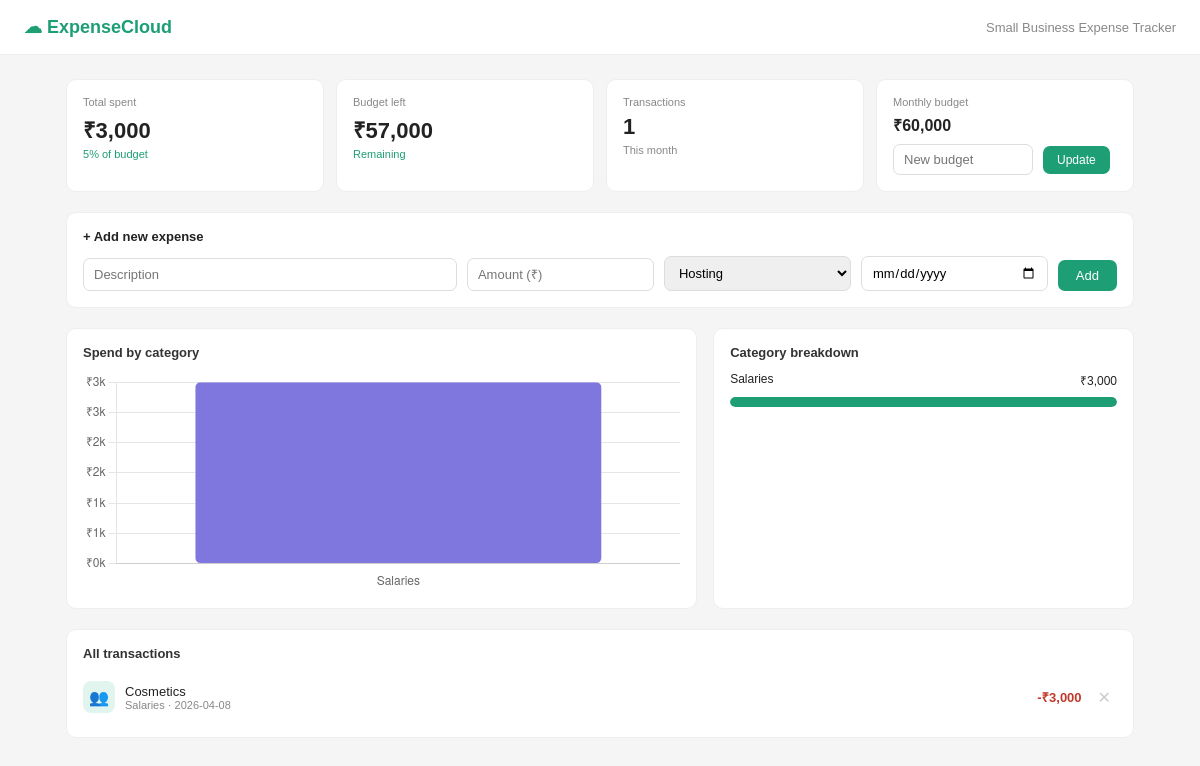
The page / on the database its author committed.
### tables this page shows
CREATE TABLE budget (
        id INTEGER PRIMARY KEY,
        amount REAL NOT NULL
    );

CREATE TABLE expenses (
        id INTEGER PRIMARY KEY AUTOINCREMENT,
        description TEXT NOT NULL,
        amount REAL NOT NULL,
        category TEXT NOT NULL,
        date TEXT NOT NULL
    );

### app.py (the view)
@app.route('/')
def dashboard():
    conn = get_db()
    expenses = conn.execute('SELECT * FROM expenses ORDER BY date DESC').fetchall()
    budget = conn.execute('SELECT amount FROM budget WHERE id=1').fetchone()[0]
    total = sum(e['amount'] for e in expenses)
    conn.close()
    cat_totals = {}
    for e in expenses:
        cat_totals[e['category']] = cat_totals.get(e['category'], 0) + e['amount']
    return render_template('dashboard.html',
        expenses=expenses, budget=budget,
        total=total, left=budget-total,
        cat_totals=cat_totals)

### app.py (called while the page is built)
def get_db():
    conn = sqlite3.connect(DB)
    conn.row_factory = sqlite3.Row
    return conn

### templates/dashboard.html (shortened to what this page needs)
<!DOCTYPE html>
<html>
<head>
</head>
<body>
<div class="topbar">
  <h1>&#9729; ExpenseCloud</h1>
  <span style="font-size:13px;color:#888;">Small Business Expense Tracker</span>
</div>
<div class="container">
  <div class="metrics">
    <div class="mcard">
      <div class="label">Total spent</div>
      <div class="value">&#8377;{{ "{:,.0f}".format(total) }}</div>
      <div class="sub {{ 'red' if total > budget else 'green' }}">
        {{ "%.0f"|format(total/budget*100) }}% of budget
      </div>
    </div>
    <div class="mcard">
      <div class="label">Budget left</div>
      <div class="value">&#8377;{{ "{:,.0f}".format([left,0]|max) }}</div>
      <div class="sub {{ 'red' if left < 0 else 'green' }}">
        {{ 'Over budget!' if left < 0 else 'Remaining' }}
      </div>
    </div>
    <div class="mcard">
      <div class="label">Transactions</div>
      <div class="value">{{ expenses|length }}</div>
      <div class="sub" style="color:#888">This month</div>
    </div>
    <div class="mcard">
      <div class="label">Monthly budget</div>
      <div class="value" style="font-size:16px;">&#8377;{{ "{:,.0f}".format(budget) }}</div>
      <form class="budget-form" method="POST" action="/budget">
        <input name="budget" type="number" placeholder="New budget">
        <button type="submit">Update</button>
      </form>
    </div>
  </div>
  <div class="add-form">
    <h3>+ Add new expense</h3>
    <form method="POST" action="/add">
      <div class="form-row">
        <input name="description" placeholder="Description" required>
        <input name="amount" type="number" placeholder="Amount (₹)" required min="1">
        <select name="category">
          <option>Hosting</option><option>Marketing</option>
        </select>
        <input name="date" type="date" required>
        <button type="submit">Add</button>
      </div>
    </form>
  </div>
  <div class="row2">
    <div class="card">
      <h3>Spend by category</h3>
      <div style="position:relative;height:220px;">
        <canvas id="barChart" role="img" aria-label="Bar chart of expenses by category">Expenses by category.</canvas>
      </div>
    </div>
    <div class="card">
      <h3>Category breakdown</h3>
      {% for cat, val in cat_totals.items()|sort(attribute='1', reverse=True) %}
      <div style="margin-bottom:10px;">
        <div style="display:flex;justify-content:space-between;font-size:12px;margin-bottom:3px;">
          <span>{{ cat }}</span><span>&#8377;{{ "{:,.0f}".format(val) }}</span>
        </div>
        <div class="progress">
          <div class="progress-bar" style="width:{{ (val/total*100)|int if total else 0 }}%;background:#1D9E75;"></div>
        </div>
      </div>
      {% endfor %}
    </div>
  </div>
  <div class="card">
    <h3>All transactions</h3>
    {% if expenses %}
      {% for e in expenses %}
      <div class="txn">
        <div class="txn-icon" style="background:#E1F5EE;">
          {% if e.category == 'Hosting' %}☁
          {% elif e.category == 'Marketing' %}📣
          {% elif e.category == 'Salaries' %}👥
          {% elif e.category == 'Utilities' %}⚡
          {% elif e.category == 'Transport' %}🚗
          {% else %}📦{% endif %}
        </div>
        <div class="txn-desc">
          <div class="name">{{ e.description }}</div>
          <div class="meta">{{ e.category }} · {{ e.date }}</div>
        </div>
        <div class="txn-amt">-&#8377;{{ "{:,.0f}".format(e.amount) }}</div>
        <a href="/delete/{{ e.id }}"><button class="del-btn">✕</button></a>
      </div>
      {% endfor %}
    {% else %}
      <p style="text-align:center;color:#aaa;padding:20px;">No expenses yet. Add one above!</p>
    {% endif %}
  </div>
</div>
<script>
  const categoryTotals = JSON.parse('{{ cat_totals|default({})|tojson|safe }}');
  const cats = Object.keys(categoryTotals || {});
  const vals = Object.values(categoryTotals || {});
  const colors = {'Hosting':'#1D9E75','Marketing':'#378ADD','Salaries':'#7F77DD','Utilities':'#EF9F27','Transport':'#D85A30','Other':'#888780'};
  new Chart(document.getElementById('barChart'), {
    type: 'bar',
    data: { labels: cats, datasets: [{ data: vals, backgroundColor: cats.map(c=>colors[c]||'#aaa'), borderRadius: 5, borderSkipped: false }] },
    options: { responsive: true, maintainAspectRatio: false, plugins: { legend: { display: false } },
      scales: { x: { grid: { display: false } }, y: { ticks: { callback: v => '₹'+Math.round(v/1000)+'k' } } } }
  });
</script>
</body>
</html>

### templates/dashboard.html (style rules this page uses)
* { box-sizing:border-box;margin:0;padding:0;font-family:sans-serif; }
body { background:#f5f5f5;color:#222; }
.topbar { background:#fff;padding:16px 24px;border-bottom:1px solid #eee;display:flex;justify-content:space-between;align-items:center; }
.topbar h1 { font-size:18px;color:#1D9E75; }
.container { max-width:1100px;margin:24px auto;padding:0 16px; }
.metrics { display:grid;grid-template-columns:repeat(4,1fr);gap:12px;margin-bottom:20px; }
.mcard { background:#fff;border-radius:10px;padding:16px;border:1px solid #eee; }
.mcard .label { font-size:11px;color:#888;margin-bottom:6px; }
.mcard .value { font-size:22px;font-weight:600; }
.mcard .sub { font-size:11px;margin-top:4px; }
.row2 { display:grid;grid-template-columns:1.5fr 1fr;gap:16px;margin-bottom:20px; }
.card { background:#fff;border-radius:10px;padding:16px;border:1px solid #eee; }
.card h3 { font-size:13px;font-weight:600;margin-bottom:12px;color:#333; }
.txn { display:flex;align-items:center;gap:10px;padding:8px 0;border-bottom:1px solid #f0f0f0; }
.txn:last-child { border-bottom:none; }
.txn-icon { width:32px;height:32px;border-radius:8px;display:flex;align-items:center;justify-content:center;font-size:16px; }
.txn-desc { flex:1; }
.txn-desc .name { font-size:13px;font-weight:500; }
.txn-desc .meta { font-size:11px;color:#888; }
.txn-amt { font-size:13px;font-weight:600;color:#c0392b; }
.del-btn { background:none;border:none;color:#ccc;cursor:pointer;font-size:16px;padding:2px 6px; }
.add-form { background:#fff;border-radius:10px;padding:16px;border:1px solid #eee;margin-bottom:20px; }
.add-form h3 { font-size:13px;font-weight:600;margin-bottom:12px; }
.form-row { display:grid;grid-template-columns:2fr 1fr 1fr 1fr auto;gap:10px;align-items:end; }
.form-row input,.form-row select { width:100%;padding:8px 10px;border:1px solid #ddd;border-radius:7px;font-size:13px; }
.form-row button { padding:8px 18px;background:#1D9E75;color:#fff;border:none;border-radius:7px;font-size:13px;cursor:pointer; }
.budget-form { display:flex;gap:10px;align-items:center;margin-top:8px; }
.budget-form input { padding:7px 10px;border:1px solid #ddd;border-radius:7px;font-size:13px;width:140px; }
.budget-form button { padding:7px 14px;background:#1D9E75;color:#fff;border:none;border-radius:7px;font-size:12px;cursor:pointer; }
.progress { height:10px;background:#eee;border-radius:5px;margin:8px 0;overflow:hidden; }
.progress-bar { height:100%;border-radius:5px; }
.green { color:#1D9E75; }

### rows shown on the page
budget: total/budget*100 "5", amount "60,000"
expenses: category "Salaries", val "3,000", {{ (val/total*100)|int if total else 0 }} 100 (drawn), description "Cosmetics", date "2026-04-08", amount "3,000"

### other values the page prints
{{ "{:,.0f}".format(total) }} "3,000"
{{ "{:,.0f}".format([left,0]|max) }} "57,000"
{{ 'Over budget!' if left < 0 else 'Remaining' }} "Remaining"
{{ expenses|length }} "1"
chart data {{ cat_totals|default({})|tojson|safe }} {"Salaries": 3000.0}
